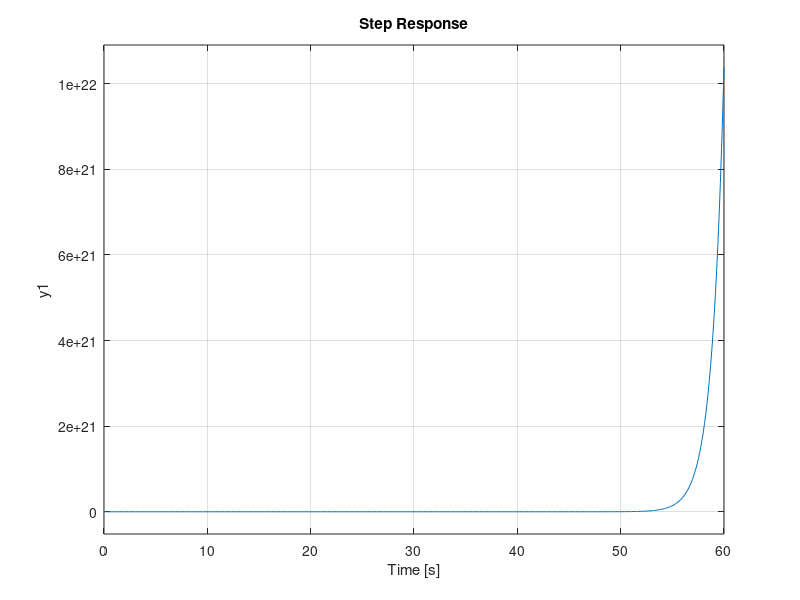

MATLAB code to generate this figure:

s = tf('s');

F1 = 4*s/(10*s^2 +4);

F2 = 3/(6*s + 16);

F3 = (4*s + 10)/(4*s^3+9*s^2+5*s);

F4 = 1/(7*s+10);

F5 = (8*s + 8)/(s^3+2*s^2+3*s);

F6 = (3*s+2)/(5*s^2+7*s+10);

F3_feedback = feedback(F3,1,+1);

H1 = F1;

H2 = F2;

H3_1 = F4 + F5;

H3 = F3_feedback * H3_1 * F6; 

H = H1 + H2 + H3;

step(H);

display(H);
